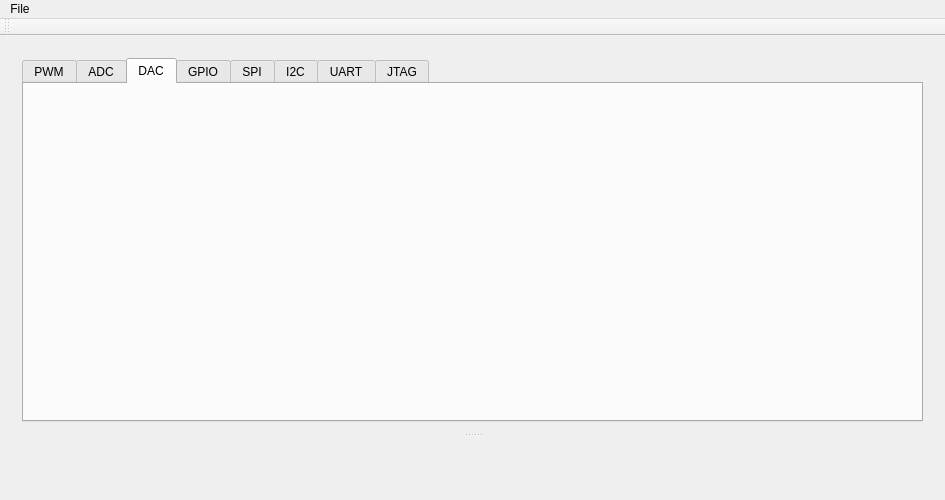
<?xml version="1.0" encoding="UTF-8"?>
<ui version="4.0">
 <class>MainWindow</class>
 <widget class="QMainWindow" name="MainWindow">
  <property name="geometry">
   <rect>
    <x>0</x>
    <y>0</y>
    <width>945</width>
    <height>500</height>
   </rect>
  </property>
  <property name="sizePolicy">
   <sizepolicy hsizetype="Expanding" vsizetype="Expanding">
    <horstretch>0</horstretch>
    <verstretch>0</verstretch>
   </sizepolicy>
  </property>
  <property name="minimumSize">
   <size>
    <width>900</width>
    <height>500</height>
   </size>
  </property>
  <property name="windowTitle">
   <string>hydrabus</string>
  </property>
  <property name="windowIcon">
   <iconset resource="res.qrc">
    <normaloff>:/res/index.png</normaloff>:/res/index.png</iconset>
  </property>
  <widget class="QWidget" name="centralWidget">
   <layout class="QVBoxLayout" name="verticalLayout">
    <item>
     <widget class="QSplitter" name="splitter">
      <property name="orientation">
       <enum>Qt::Vertical</enum>
      </property>
      <widget class="QWidget" name="ControlWidget" native="true">
       <property name="sizePolicy">
        <sizepolicy hsizetype="Expanding" vsizetype="Expanding">
         <horstretch>0</horstretch>
         <verstretch>0</verstretch>
        </sizepolicy>
       </property>
       <property name="autoFillBackground">
        <bool>false</bool>
       </property>
       <layout class="QVBoxLayout" name="verticalLayout_2">
        <item>
         <widget class="QTabWidget" name="tabWidget">
          <property name="sizePolicy">
           <sizepolicy hsizetype="Expanding" vsizetype="Preferred">
            <horstretch>0</horstretch>
            <verstretch>0</verstretch>
           </sizepolicy>
          </property>
          <property name="minimumSize">
           <size>
            <width>0</width>
            <height>200</height>
           </size>
          </property>
          <property name="maximumSize">
           <size>
            <width>16777215</width>
            <height>16777215</height>
           </size>
          </property>
          <property name="currentIndex">
           <number>2</number>
          </property>
          <property name="tabsClosable">
           <bool>false</bool>
          </property>
          <property name="movable">
           <bool>true</bool>
          </property>
          <property name="tabBarAutoHide">
           <bool>false</bool>
          </property>
          <widget class="PWM" name="tabPWM">
           <property name="minimumSize">
            <size>
             <width>0</width>
             <height>150</height>
            </size>
           </property>
           <attribute name="title">
            <string>PWM</string>
           </attribute>
          </widget>
          <widget class="ADC" name="tabADC">
           <attribute name="title">
            <string>ADC</string>
           </attribute>
          </widget>
          <widget class="DAC" name="tabDAC">
           <attribute name="title">
            <string>DAC</string>
           </attribute>
          </widget>
          <widget class="GPIO" name="tabGPIO">
           <attribute name="title">
            <string>GPIO</string>
           </attribute>
          </widget>
          <widget class="SPI" name="tabSPI">
           <attribute name="title">
            <string>SPI</string>
           </attribute>
          </widget>
          <widget class="I2C" name="tabI2C">
           <attribute name="title">
            <string>I2C</string>
           </attribute>
          </widget>
          <widget class="UART" name="tabUART">
           <attribute name="title">
            <string>UART</string>
           </attribute>
          </widget>
          <widget class="JTAG" name="tabJTAG">
           <attribute name="title">
            <string>JTAG</string>
           </attribute>
          </widget>
         </widget>
        </item>
       </layout>
      </widget>
      <widget class="Console" name="ConsoleWidget" native="true">
       <property name="sizePolicy">
        <sizepolicy hsizetype="Expanding" vsizetype="Expanding">
         <horstretch>0</horstretch>
         <verstretch>0</verstretch>
        </sizepolicy>
       </property>
       <property name="minimumSize">
        <size>
         <width>0</width>
         <height>0</height>
        </size>
       </property>
       <property name="baseSize">
        <size>
         <width>0</width>
         <height>0</height>
        </size>
       </property>
       <property name="autoFillBackground">
        <bool>false</bool>
       </property>
      </widget>
     </widget>
    </item>
   </layout>
  </widget>
  <widget class="QMenuBar" name="menuBar">
   <property name="geometry">
    <rect>
     <x>0</x>
     <y>0</y>
     <width>945</width>
     <height>23</height>
    </rect>
   </property>
   <widget class="QMenu" name="menuFile">
    <property name="title">
     <string>File</string>
    </property>
    <addaction name="actionConnect"/>
    <addaction name="actionDisconnect"/>
   </widget>
   <addaction name="menuFile"/>
  </widget>
  <widget class="QToolBar" name="mainToolBar">
   <attribute name="toolBarArea">
    <enum>TopToolBarArea</enum>
   </attribute>
   <attribute name="toolBarBreak">
    <bool>false</bool>
   </attribute>
  </widget>
  <action name="actionConnect">
   <property name="text">
    <string>Connect</string>
   </property>
  </action>
  <action name="actionDisconnect">
   <property name="enabled">
    <bool>false</bool>
   </property>
   <property name="text">
    <string>Disconnect</string>
   </property>
  </action>
 </widget>
 <layoutdefault spacing="6" margin="11"/>
 <customwidgets>
  <customwidget>
   <class>Console</class>
   <extends>QWidget</extends>
   <header location="global">console.h</header>
   <container>1</container>
  </customwidget>
  <customwidget>
   <class>PWM</class>
   <extends>QWidget</extends>
   <header location="global">pwm.h</header>
   <container>1</container>
  </customwidget>
  <customwidget>
   <class>ADC</class>
   <extends>QWidget</extends>
   <header location="global">adc.h</header>
   <container>1</container>
  </customwidget>
  <customwidget>
   <class>DAC</class>
   <extends>QWidget</extends>
   <header location="global">dac.h</header>
   <container>1</container>
  </customwidget>
  <customwidget>
   <class>GPIO</class>
   <extends>QWidget</extends>
   <header location="global">gpio.h</header>
   <container>1</container>
  </customwidget>
  <customwidget>
   <class>SPI</class>
   <extends>QWidget</extends>
   <header location="global">spi.h</header>
   <container>1</container>
  </customwidget>
  <customwidget>
   <class>I2C</class>
   <extends>QWidget</extends>
   <header location="global">i2c.h</header>
   <container>1</container>
  </customwidget>
  <customwidget>
   <class>UART</class>
   <extends>QWidget</extends>
   <header location="global">uart.h</header>
   <container>1</container>
  </customwidget>
  <customwidget>
   <class>JTAG</class>
   <extends>QWidget</extends>
   <header location="global">jtag.h</header>
   <container>1</container>
  </customwidget>
 </customwidgets>
 <resources>
  <include location="res.qrc"/>
 </resources>
 <connections>
  <connection>
   <sender>tabWidget</sender>
   <signal>currentChanged(int)</signal>
   <receiver>MainWindow</receiver>
   <slot>setTabIndex(int)</slot>
   <hints>
    <hint type="sourcelabel">
     <x>472</x>
     <y>217</y>
    </hint>
    <hint type="destinationlabel">
     <x>472</x>
     <y>225</y>
    </hint>
   </hints>
  </connection>
 </connections>
 <slots>
  <slot>setTabIndex(int)</slot>
 </slots>
</ui>
